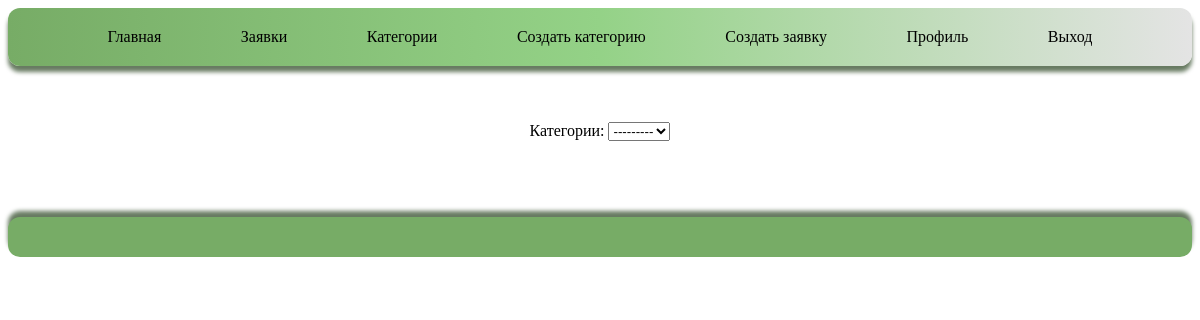
Page /catalog/personal-area/ (signed in) on the earlier database version.
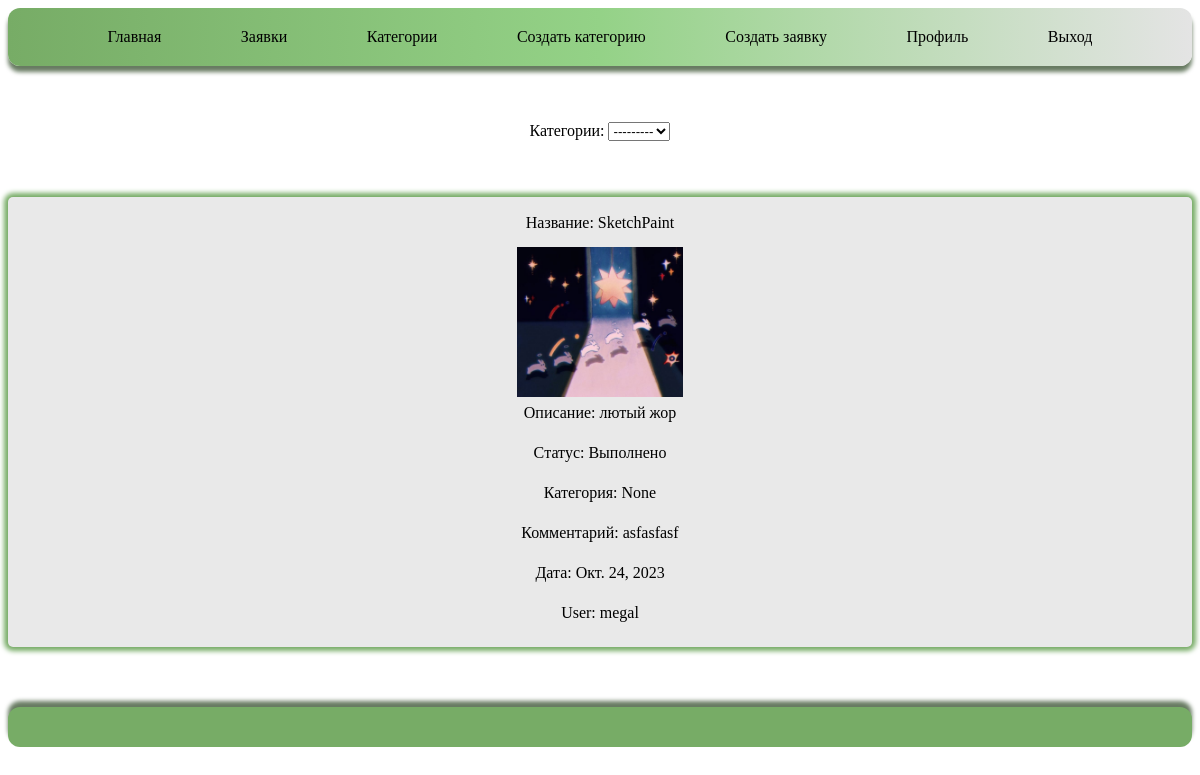
Same page on the later database version.
### catalog/models.py (models this page shows, shortened)
class Design(models.Model):
    id = models.AutoField(primary_key=True, unique=True, verbose_name='id')
    name = models.CharField(max_length=30, unique=True, help_text='название',
                            verbose_name='Название',
                            error_messages={'unique': "Такая заявка уже существует!"})
    info = models.CharField(max_length=50, help_text='Введите описание', verbose_name='Описание',
                            null=True)
    image = models.ImageField(upload_to='images/', verbose_name='Изображение', null=False,
                              blank=False)
    date = models.DateField(default=datetime.today(), null=True, verbose_name='Дата')
    user = models.ForeignKey(User, on_delete=models.CASCADE, verbose_name='Пользователь',
                             null=True, blank=True,
                             to_field='id')
    comment = models.TextField(max_length=400, verbose_name='Комментарий', null=False, blank=False)
    category = models.ForeignKey(Category, on_delete=models.CASCADE, null=True, blank=True,
                                 verbose_name='Категории')
    NEW = 'new'
    LOAD = 'load'
    READY = 'ready'
    LOAN_STATUS = (
        (NEW, 'Новая'),
        (LOAD, 'Принято в работу'),
        (READY, 'Выполнено'),
    )
    status = models.CharField(max_length=30, choices=LOAN_STATUS, default='new', help_text='Статус',
                              verbose_name='Статус')
    class Meta:
        verbose_name = 'Заявку'
        verbose_name_plural = 'Заявки'

### catalog/views.py (the view)
# urls.py: path('personal-area/', views.my_post, name='personal_area'),
@login_required
def my_post(request):
    f = CategoryFilters(request.GET, queryset=Design.objects.filter(user=request.user))
    return render(request, 'catalog/personal_area.html', {'filter': f})

### catalog/templates/catalog/personal_area.html (shortened to what this page needs)
<!doctype html>
<html lang="en" class="h-100">
<head>
{% load static %}
<link rel="stylesheet" href="{% static 'catalog/area.css' %}">
</head>
<body class="d-flex h-100 text-center text-bg-dark">
  <div class="d-flex w-100 h-100 p-3 mx-auto flex-column">
    <header>
      <nav class="nav nav-masthead justify-content-center">
        <a class="nav-link fw-bold py-1 px-0" aria-current="page" href="{% url 'index' %}">Главная</a>
        {% if user.is_authenticated %}
          {%if user.is_staff %}
            <a class="nav-link fw-bold py-1 px-0" href="{% url 'post_control' %}">Заявки</a>
            <a class="nav-link fw-bold py-1 px-0" href="{% url 'category_control' %}">Категории</a>
            <a class="nav-link fw-bold py-1 px-0" href="{% url 'add_category' %}">Создать категорию</a>
          {%endif%}
          <a class="nav-link fw-bold py-1 px-0" href="{% url 'add_post' %}">Создать заявку</a>
          <a class="nav-link fw-bold py-1 px-0 active" href="{% url 'personal_area' %}">Профиль</a>
          <a class="nav-link fw-bold py-1 px-0" href="{% url 'logout'%}?next={{request.path}}">Выход</a>
          {%else%}
          <a class="nav-link fw-bold py-1 px-0" href="{% url 'login'%}?next={{request.path}}">Войти</a>
          <a class="nav-link fw-bold py-1 px-0" href="{% url 'register' %}?next={{request.path}}">Регистрация</a>
          {%endif%}
      </nav>
  </header>
    <div class="text-center" style="margin-top:40px; margin-bottom:40px">
      <form method="get" id="filter">
        {{ filter.form.as_p }}
      </form>
    </div>
    <div class="main">
    {% for design in filter.qs %}
      <div class="design">
          <p>Название: {{ design.name }}</p>
          <img src="{{ design.image.url}}" alt="connect" style="max-height:150px">
           <p class="text">Описание: {{ design.info }}</p>
          <p>Cтатус: {{ design.get_status_display }}</p>
          <p>Категория: {{ design.category}}</p>
          <p>Комментарий: {{ design.comment }}</p>
          <p>Дата: {{ design.date }} </p>
          <p>User: {{ design.user }} </p>
        </div>
    {% endfor %}
    </div>
    <footer class="mt-auto text-white-50">
    </footer>
  </div>
</body>
</html>

Differences in the rows shown:
added Design: name "SketchPaint", image (picture), info "лютый жор", status "Выполнено", category "None", comment "asfasfasf", date "Окт. 24, 2023", user "megal"
